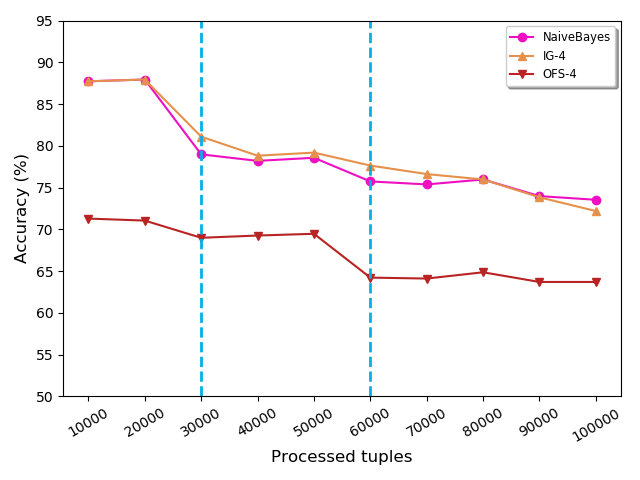

Python code for this plot:
import matplotlib.pyplot as plt
import numpy as np

#x = np.arange(10)
x = np.arange(500)

#plt.gca().set_color_cycle(['red', 'green', 'blue', 'yellow'])
plt.gca().set_color_cycle(['blue'])

plt.plot([10000,20000,30000,40000,50000,60000,70000,80000,90000,100000], [87.72,87.93,78.97,78.19,78.56,75.73,75.37,75.96,73.97,73.53], marker="o", color='#ee0fc3')
plt.plot([10000,20000,30000,40000,50000,60000,70000,80000,90000,100000], [87.72,87.93,81.09,78.81,79.18,77.63,76.61,75.96,73.83,72.18],  marker="^", color='#e5914b')
plt.plot([10000,20000,30000,40000,50000,60000,70000,80000,90000,100000], [71.28,71.04,68.98,69.25,69.46,64.21,64.10,64.85,63.69,63.69],  marker="v", color='#ba2323')



#plt.legend(['NB', 'y = 2x', 'y = 3x', 'y = 4x'], loc='upper left')
plt.legend(['NaiveBayes', 'IG-4', 'OFS-4'], loc='‘lower right', fontsize='small', shadow=True, fancybox=True)

plt.axvline(x=30000, ymax=1, color='#00b0e7', ls='--', linewidth=2)
plt.axvline(x=60000, ymax=1, color='#00b0e7', ls='--', linewidth=2)


plt.xlabel('Processed tuples', fontsize=12)
plt.ylabel('Accuracy (%)', fontsize=12)

#plt.grid(color='k', linestyle='-.', linewidth=0.4)
plt.xticks(np.arange(10000, 110000, step=10000))
plt.yticks(np.arange(50, 100, step=5))
plt.xticks(rotation=30)

plt.tight_layout()

#plt.show()
plt.savefig('acc_recurrent_drift.png')
